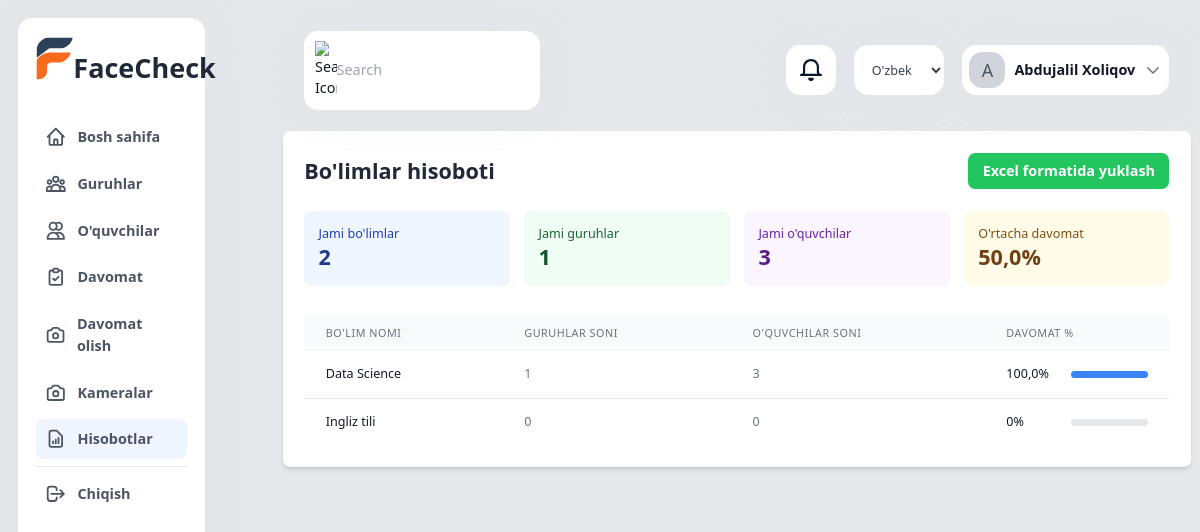
Page /uz/reports/department/ (signed in) on the committed database.
### app/models.py (models this page shows, shortened)
class CustomUser(AbstractUser):
    USER_TYPE_CHOICES = (
        ('super_admin', 'Super Admin'),
        ('management', 'Rahbariyat'),
        ('teacher', 'O\'qituvchi'),
        ('student', 'O\'quvchi'),
        ('parent', 'Ota-ona'),
    )
    user_type = models.CharField(max_length=20, choices=USER_TYPE_CHOICES)
    phone_number = models.CharField(max_length=15, blank=True)
    profile_image = models.ImageField(upload_to='profile_pictures/', null=False, blank=False)
    face_encoding = models.BinaryField(null=True, blank=True)
    class Meta:
        verbose_name = _('Foydalanuvchi')
        verbose_name_plural = _('Foydalanuvchilar')

class Department(models.Model):
    name = models.CharField(_('Bo\'lim nomi'), max_length=100)
    description = models.TextField(_('Tavsif'), blank=True)
    created_at = models.DateTimeField(auto_now_add=True)
    class Meta:
        verbose_name = _('Bo\'lim')
        verbose_name_plural = _('Bo\'limlar')

### app/views.py (the view)
# urls.py: path('reports/department/', views.department_report, name='department_report'),
@login_required
def department_report(request):
    departments = Department.objects.all()
    department_stats = []
    for dept in departments:
        groups = dept.groups.all()
        total_students = Student.objects.filter(groups__in=groups).distinct().count()
        total_attendance = Attendance.objects.filter(group__in=groups).count()
        present_attendance = Attendance.objects.filter(
            group__in=groups,
            status='present'
        ).count()
        attendance_rate = (present_attendance / total_attendance * 100) if total_attendance > 0 else 0
        department_stats.append({
            'department': dept,
            'group_count': groups.count(),
            'student_count': total_students,
            'attendance_rate': round(attendance_rate, 1)
        })
    return render(request, 'reports/department.html', {
        'department_stats': department_stats
    })

### app/context_processors.py (called while the page is built)
def camera_status(request):
    context = {}
    if request.user.is_authenticated and (request.user.is_staff or request.user.is_superuser):
        context['active_camera_count'] = Camera.objects.filter(active=True).count()
    return context

### app/templatetags/report_filters.py (called while the page is built)
@register.filter
def sum_attr(items, attr):
    return sum(item[attr] for item in items)

@register.filter
def avg_attr(items, attr):
    if not items:
        return 0
    return sum(item[attr] for item in items) / len(items)

### app/templates/reports/department.html
{% extends 'base.html' %}
{% load i18n %}
{% load report_filters %}
{% block content %}
<div class="bg-white shadow-md rounded-lg p-6">
    <div class="flex justify-between items-center mb-6">
        <h2 class="text-2xl font-bold text-gray-800">{% trans "Bo'limlar hisoboti" %}</h2>
        <div class="flex space-x-3">
            <a href="{% url 'app:export_report' %}?type=department&format=excel"
                class="bg-green-500 hover:bg-green-600 text-white font-semibold py-2 px-4 rounded-lg transition duration-300">
                {% trans "Excel formatida yuklash" %}
            </a>
        </div>
    </div>
    <div class="grid grid-cols-1 md:grid-cols-2 lg:grid-cols-4 gap-4 mb-8">
        <div class="bg-blue-50 rounded-lg p-4">
            <div class="text-blue-800 text-sm font-medium">{% trans "Jami bo'limlar" %}</div>
            <div class="text-2xl font-bold text-blue-900">{{ department_stats|length }}</div>
        </div>
        <div class="bg-green-50 rounded-lg p-4">
            <div class="text-green-800 text-sm font-medium">{% trans "Jami guruhlar" %}</div>
            <div class="text-2xl font-bold text-green-900">
                {{ department_stats|sum_attr:'group_count' }}
            </div>
        </div>
        <div class="bg-purple-50 rounded-lg p-4">
            <div class="text-purple-800 text-sm font-medium">{% trans "Jami o'quvchilar" %}</div>
            <div class="text-2xl font-bold text-purple-900">
                {{ department_stats|sum_attr:'student_count' }}
            </div>
        </div>
        <div class="bg-yellow-50 rounded-lg p-4">
            <div class="text-yellow-800 text-sm font-medium">{% trans "O'rtacha davomat" %}</div>
            <div class="text-2xl font-bold text-yellow-900">
                {{ department_stats|avg_attr:'attendance_rate'|floatformat:1 }}%
            </div>
        </div>
    </div>
    <div class="overflow-x-auto">
        <table class="min-w-full table-auto">
            <thead class="bg-gray-50">
                <tr>
                    <th class="px-6 py-3 text-left text-xs font-medium text-gray-500 uppercase tracking-wider">{% trans "Bo'lim nomi" %}</th>
                    <th class="px-6 py-3 text-left text-xs font-medium text-gray-500 uppercase tracking-wider">{% trans "Guruhlar soni" %}</th>
                    <th class="px-6 py-3 text-left text-xs font-medium text-gray-500 uppercase tracking-wider">{% trans "O'quvchilar soni" %}</th>
                    <th class="px-6 py-3 text-left text-xs font-medium text-gray-500 uppercase tracking-wider">{% trans "Davomat %" %}</th>
                </tr>
            </thead>
            <tbody class="bg-white divide-y divide-gray-200">
                {% for stat in department_stats %}
                <tr class="hover:bg-gray-50">
                    <td class="px-6 py-4 whitespace-nowrap text-sm font-medium text-gray-900">
                        {{ stat.department.name }}
                    </td>
                    <td class="px-6 py-4 whitespace-nowrap text-sm text-gray-500">
                        {{ stat.group_count }}
                    </td>
                    <td class="px-6 py-4 whitespace-nowrap text-sm text-gray-500">
                        {{ stat.student_count }}
                    </td>
                    <td class="px-6 py-4 whitespace-nowrap">
                        <div class="flex items-center">
                            <div class="w-16 text-sm text-gray-900">{{ stat.attendance_rate }}%</div>
                            <div class="flex-1 h-2 ml-2 bg-gray-200 rounded-full">
                                <div class="h-2 bg-blue-500 rounded-full" style="width: {{ stat.attendance_rate }}%"></div>
                            </div>
                        </div>
                    </td>
                </tr>
                {% empty %}
                <tr>
                    <td colspan="4" class="px-6 py-4 text-center text-sm text-gray-500">
                        {% trans "Bo'limlar mavjud emas" %}
                    </td>
                </tr>
                {% endfor %}
            </tbody>
        </table>
    </div>
</div>
{% endblock %}

### app/templates/details/header.html (shortened to what this page needs)
{% load static %}
{% load i18n %}
<div class="container w-full mx-auto p-6">
    <div class="flex justify-between items-center mb-7.5">
        <div class="search-bar flex items-center bg-white rounded-2xl p-3 w-[16.375rem] shadow-[0px_6px_58px_#c3cbd61a]">
            <img src="{% static 'assets/images/img_icn_general_search.svg' %}" alt="{% trans 'Search Icon' %}" width="24" height="24" class="mr-2.75" />
            <input type="text" placeholder="{% trans 'Search' %}" class="border-none outline-none text-base text-gray-600 w-full bg-transparent" />
        </div>
        <div class="user-actions flex items-center">
            <div class="notifications bg-white rounded-2xl w-14 h-14 flex justify-center items-center mr-5 shadow-[0px_6px_58px_#c3cbd61a] cursor-pointer">
                <img src="{% static 'assets/images/img_icn_general_notifications.svg' %}" alt="{% trans 'Notifications' %}" width="24" height="24" />
            </div>
            <div class="relative flex items-center">
                <form action="{% url 'set_language' %}" method="post" class="mr-5">
                    <select name="language" onchange="this.form.submit()" class="bg-white rounded-2xl h-14 w-[100px] text-sm text-gray-700 px-4 py-1 shadow-[0px_6px_58px_#c3cbd61a] focus:outline-none hover:bg-gray-50 cursor-pointer">
                        {% get_current_language as LANGUAGE_CODE %}
                        {% get_available_languages as LANGUAGES %}
                        {% for lang in LANGUAGES %}
                            <option value="{{ lang.0 }}" {% if lang.0 == LANGUAGE_CODE %}selected{% endif %}>
                                {{ lang.1 }}
                            </option>
                        {% endfor %}
                    </select>
                </form>
                <button type="button" onclick="toggleDropdown()" class="user-profile flex items-center bg-white h-14 rounded-2xl p-2 shadow-[0px_6px_58px_#c3cbd61a] hover:bg-gray-50">
                    {% if request.user.profile_image %}
                        <img src="{{ request.user.profile_image.url }}" alt="{% trans 'User Profile' %}" class="profile-pic w-[40px] rounded-[0.9375rem] mr-2.5" />
                    {% else %}
                        <span class="profile-pic w-[40px] h-[40px] rounded-[0.9375rem] mr-2.5 bg-gray-300 flex items-center justify-center text-xl text-gray-600">{{ request.user.get_full_name|make_list|first|upper }}</span>
                    {% endif %}
                    <span class="text-base font-bold text-gray-900 mr-2.5">{{ user.get_full_name }}</span>
                    <svg class="w-5 h-5 text-gray-500" fill="none" stroke="currentColor" viewBox="0 0 24 24">
                        <path stroke-linecap="round" stroke-linejoin="round" stroke-width="2" d="M19 9l-7 7-7-7" />
                    </svg>
                </button>
            </div>
        </div>
    </div>
</div>

### app/templates/base.html (style rules this page uses)
body { zoom: 0.9; -moz-transform: scale(0.9); -moz-transform-origin: 0 0; }

### rows in the picture
CustomUser: user.get_full_name|make_list "A", get_full_name "Abdujalil Xoliqov"
Department: department.name "Data Science", group_count "1", student_count "3", attendance_rate "100,0"
Department: department.name "Ingliz tili", group_count "0", student_count "0", attendance_rate "0"

### other values in the picture
{{ department_stats|length }} "2"
{{ department_stats|sum_attr:'group_count' }} "1"
{{ department_stats|sum_attr:'student_count' }} "3"
{{ department_stats|avg_attr:'attendance_rate'|floatformat:1 }} "50,0"
form field language "O'zbek tili"
